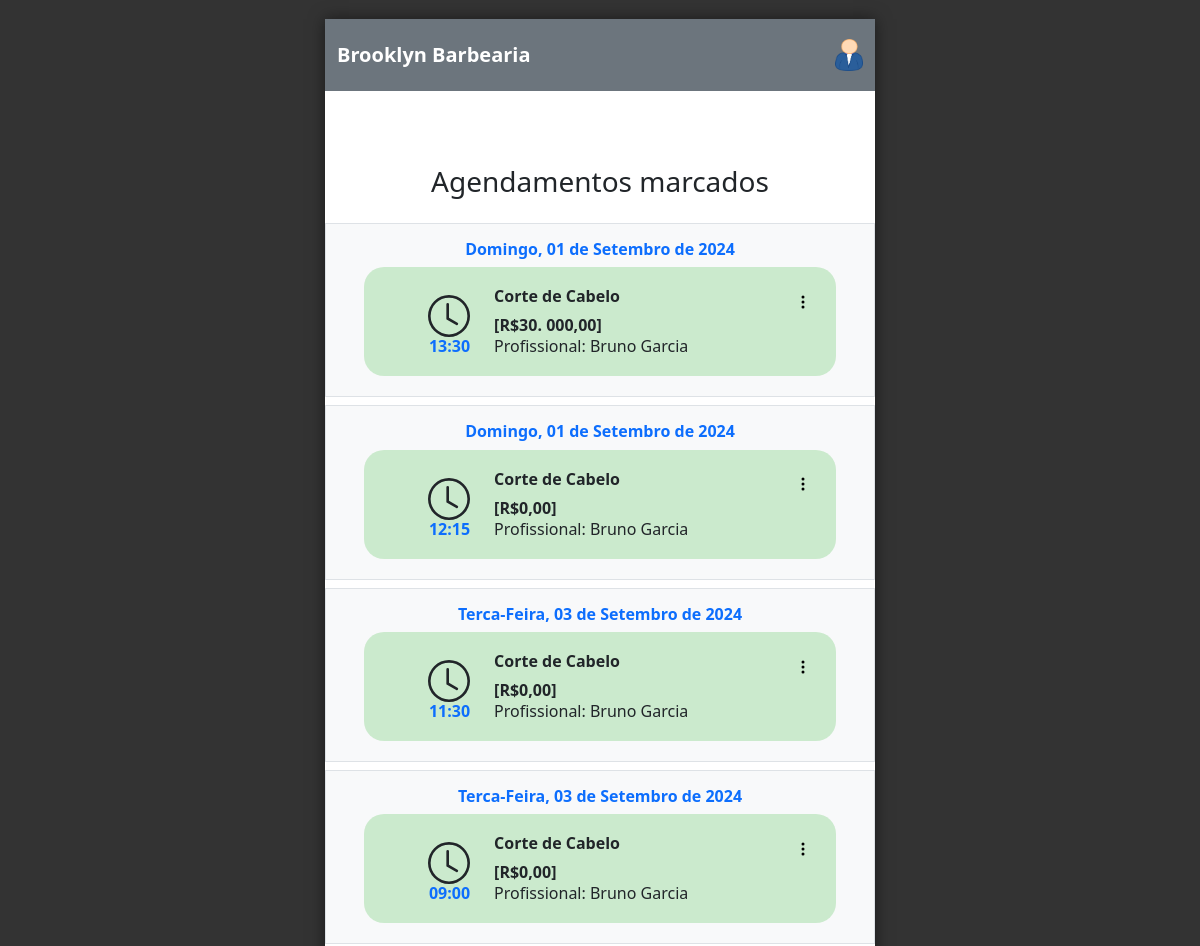
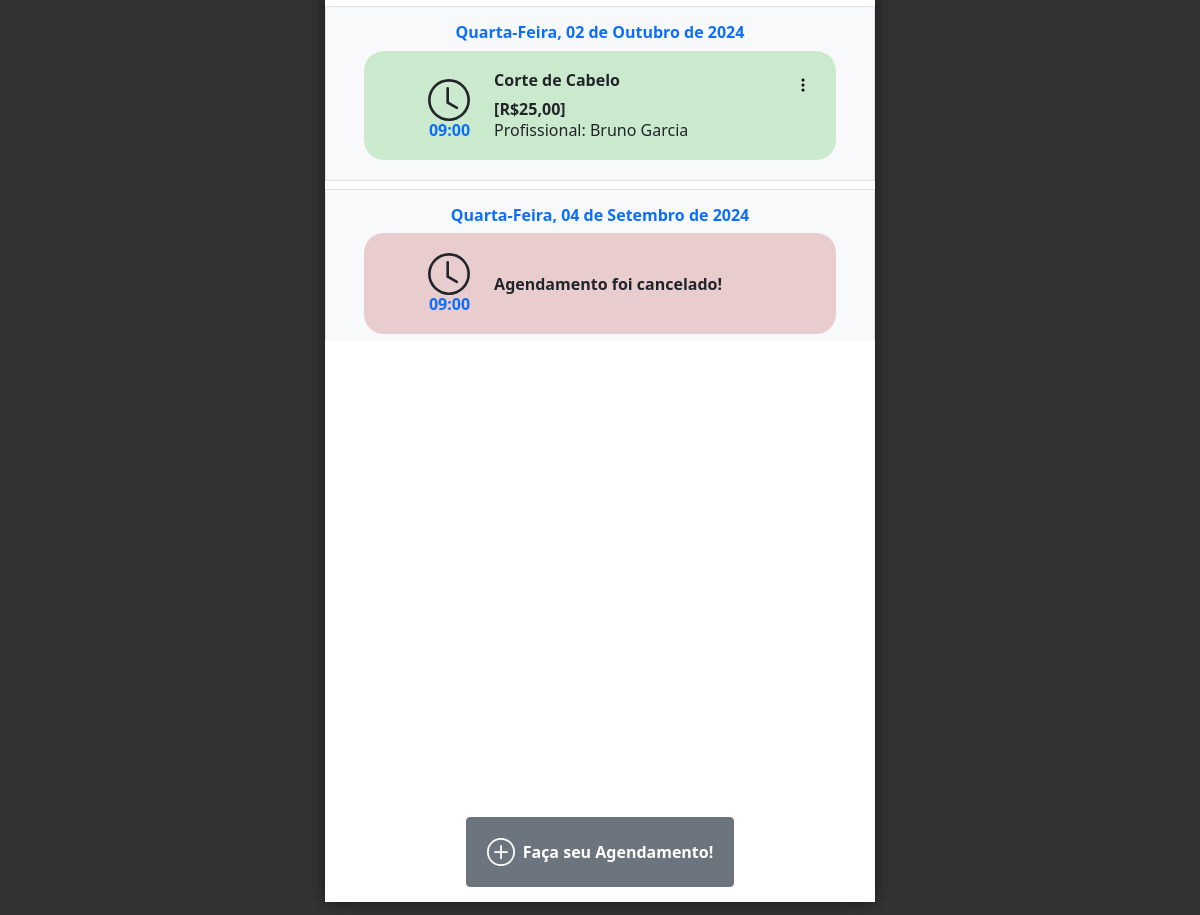
Screenshot of /client/page/index_old.php (signed in) with the database file from the repository (2 pictures, top to bottom).
### tables this page shows
CREATE TABLE IF NOT EXISTS `os_agendamento` (
`age_id` int NOT NULL AUTO_INCREMENT,
`age_cadastro` int NOT NULL ,
`age_sequencia` int NOT NULL ,
`age_usu_id` int DEFAULT NULL ,
`age_nome` varchar(255) NOT NULL ,
`age_email` varchar(355) DEFAULT NULL ,
`age_data` date NOT NULL ,
`age_horarioinicio` time NOT NULL ,
`age_horariofinal` time NOT NULL ,
`age_status` int DEFAULT 1 ,
PRIMARY KEY (`age_id`)
);

CREATE TABLE IF NOT EXISTS `os_agendamentoservico` (
`ageser_id` int NOT NULL AUTO_INCREMENT,
`ageser_age_id` int NOT NULL ,
`ageser_ser_id` int NOT NULL ,
`ageser_ativo` int DEFAULT 1 ,
PRIMARY KEY (`ageser_id`)
);

### client/page/index_old.php (the view, shortened to what this page needs)
<?php
require_once("../../src/php/connection/connection.php");
$semana = array(
  'Sun' => 'Domingo',
  'Mon' => 'Segunda-Feira',
  'Tue' => 'Terca-Feira',
  'Wed' => 'Quarta-Feira',
  'Thu' => 'Quinta-Feira',
  'Fri' => 'Sexta-Feira',
  'Sat' => 'Sábado'
);
$mes_extenso = array(
  'Jan' => 'Janeiro',
  'Feb' => 'Fevereiro',
  'Mar' => 'Marco',
  'Apr' => 'Abril',
  'May' => 'Maio',
  'Jun' => 'Junho',
  'Jul' => 'Julho',
  'Aug' => 'Agosto',
  'Nov' => 'Novembro',
  'Sep' => 'Setembro',
  'Oct' => 'Outubro',
  'Dec' => 'Dezembro'
);
if (isset($_SESSION['barber_client_id'])) {
  $id = $_SESSION['barber_client_id'];
} else {
  header("Location: ../index.php?error");
  die();
}
?>
<!DOCTYPE html>
<html lang="pt-br">
<head>
  <link href="https://cdn.jsdelivr.net/npm/bootstrap@5.0.2/dist/css/bootstrap.min.css" rel="stylesheet">
</head>
<body class="d-flex justify-content-center align-items-center justify-items-center w-100" style="height: 100vh">
  <div style="max-width: 550px; width: 550px; height: 98vh; box-shadow: 0px 0px 15px rgba(0,0,0, 0.5)" class="bg-white">
    <nav class="navbar navbar-dark pt-3 pb-3 bg-secondary">
      <div class="container-fluid">
        <a class="navbar-brand"><b>Brooklyn Barbearia</b></a>
        <div class="d-flex">
          <div class="btn-group dropstart ">
            <img src="img/user.png" style="width: 28px; height: 32px;" class="dropdown-toggle" id="dropdownMenuButton1" data-bs-toggle="dropdown" aria-expanded="false">
          </div>
        </div>
      </div>
    </nav>
    <h3 class="mb-4" style="margin-top: 4vh;">Agendamentos marcados</h3>
    <div class="scroll-height">
      <?php
      $sqlAgendamentos = "SELECT * FROM os_agendamento WHERE age_usu_id = $id AND age_status in(1,2) ORDER BY age_status";
      $queryAgendamentos = mysqli_query($connection, $sqlAgendamentos);
      $rowAgendamentos = mysqli_num_rows($queryAgendamentos);
      ?>
      <?php if ($rowAgendamentos > 0) { ?>
        <?php while ($dadosAgendamentos = mysqli_fetch_array($queryAgendamentos)) { ?>
          <?php
          $sqlServicos = "SELECT * FROM os_agendamentoservico LEFT JOIN ser_servico ON ageser_ser_id = ser_id WHERE ageser_age_id = $dadosAgendamentos[age_id]";
          $queryServicos = mysqli_query($connection, $sqlServicos);
          $rowServicos = mysqli_num_rows($queryServicos);
          $servicos = '';
          $valorFinal = 0;
          $i = 1;
          while ($dadosServicos = mysqli_fetch_array($queryServicos)) {
            if ($i < $rowServicos) {
              $servicos .= $dadosServicos['ser_nome'] . ',<br>';
            } else {
              $servicos .= $dadosServicos['ser_nome'];
            }
            $i++;
            $valorFinal += $dadosServicos['ser_valor'];
          }
          $data = date('D', strtotime($dadosAgendamentos['age_data']));
          $dia = date('d', strtotime($dadosAgendamentos['age_data']));
          $ano = date('Y', strtotime($dadosAgendamentos['age_data']));
          $mes = date('M', strtotime($dadosAgendamentos['age_data']));
          ?>
          <div class="row bg-light border border-1 m-0 mb-2">
            <p class="h6 fw-bold text-center mt-3 text-primary"><?php echo $semana["$data"] . ", {$dia} de " . $mes_extenso["$mes"] . " de {$ano}"; ?></p>
            <div class="card-format">
              <?php if ($dadosAgendamentos['age_status'] == 1) { ?>
                <div class="row card-format-body">
                <?php } else if ($dadosAgendamentos['age_status'] == 2) { ?>
                  <div class="row card-format-body-cancelled">
                  <?php } ?>
                  <div class="col-3 d-flex flex-column justify-content-end align-items-end">
                    <svg xmlns="http://www.w3.org/2000/svg" width="42" height="42" fill="currentColor" class="bi bi-clock" viewBox="0 0 16 16">
                      <path d="M8 3.5a.5.5 0 0 0-1 0V9a.5.5 0 0 0 .252.434l3.5 2a.5.5 0 0 0 .496-.868L8 8.71z" />
                      <path d="M8 16A8 8 0 1 0 8 0a8 8 0 0 0 0 16m7-8A7 7 0 1 1 1 8a7 7 0 0 1 14 0" />
                    </svg>
                    <p class="mb-0 fw-bold h6 text-primary"><?php echo date('H:i', strtotime($dadosAgendamentos['age_horarioinicio'])) ?></p>
                  </div>
                  <?php if ($dadosAgendamentos['age_status'] == 1) { ?>
                    <div class="col-9">
                      <div class="row">
                        <?php if ($dadosAgendamentos['age_status'] == 1) { ?>
                          <div class="col-10">
                          <?php } else if ($dadosAgendamentos['age_status'] == 2) { ?>
                            <div class="col-12">
                            <?php } ?>
                            <p class="mb-0 fw-bold h6"><?php echo $servicos; ?></p>
                            </div>
                            <?php if ($dadosAgendamentos['age_status'] == 1) { ?>
                              <div class="col-2">
                                <div class="dropdown">
                                  <button class="border-0 bg-transparent" type="button" id="dropdownMenuButton1" data-bs-toggle="dropdown" aria-expanded="false">
                                    <svg xmlns="http://www.w3.org/2000/svg" width="16" height="16" fill="currentColor" class="bi bi-three-dots-vertical" viewBox="0 0 16 16">
                                      <path d="M9.5 13a1.5 1.5 0 1 1-3 0 1.5 1.5 0 0 1 3 0m0-5a1.5 1.5 0 1 1-3 0 1.5 1.5 0 0 1 3 0m0-5a1.5 1.5 0 1 1-3 0 1.5 1.5 0 0 1 3 0" />
                                    </svg>
                                  </button>
                                </div>
                              </div>
                            <?php } ?>
                          </div>
                          <p class="mb-0 fw-bold">[R$<?php echo number_format($valorFinal, 2, ',', '. ');; ?>]</p>
                          <p class="mb-0 h6">Profissional: Bruno Garcia</p>
                        <?php } else if ($dadosAgendamentos['age_status'] == 2) { ?>
                          <div class="col-9 d-flex align-items-center">
                            <p class="mb-0 fw-bold">Agendamento foi cancelado!</p>
                          <?php } ?>
                          </div>
                      </div>
                    </div>
                  </div>
                <?php } ?>
              <?php } else { ?>
                <p class="text-center">Nenhum agendamento marcado!</p>
              <?php } ?>
                </div>
            </div>
            <div data-bs-toggle="modal" data-bs-target="#exampleModal" class="d-flex justify-content-center align-items-center fixed-bottom" style="margin-bottom: 2.1rem!important">
              <button class="btn btn-secondary fw-bold d-flex justify-content-center align-items-center gap-2" style="padding: 20px;">
                Faça seu Agendamento!</button>
            </div>
</body>
</html>

### client/page/index_old.php (style rules this page uses)
body { background: #333 !important; }
h1, h2, h3, h4, h5, h6 { text-align: center; }
.card-format { display: flex; align-items: center; justify-content: center; margin-bottom: 20px; }
.card-format-body { background-color: rgba(100, 200, 100, 0.3); padding-top: 20px; padding-bottom: 20px; width: 90%; border-radius: 20px; }
.card-format-body-cancelled { background-color: rgba(200, 100, 100, 0.3); padding-top: 20px; padding-bottom: 20px; width: 90%; border-radius: 20px; }
.scroll-height { overflow-y: scroll; height: 57vh; }

### rows the page displays
os_agendamento: age_data "Domingo", age_data "01", age_data "Setembro", age_data "2024", age_horarioinicio "13:30", valorFinal "30. 000,00"
os_agendamentoservico: value "Corte de Cabelo"
os_agendamento: age_data "Domingo", age_data "01", age_data "Setembro", age_data "2024", age_horarioinicio "12:15", valorFinal "0,00"
os_agendamentoservico: value "Corte de Cabelo"
os_agendamento: age_data "Terca-Feira", age_data "03", age_data "Setembro", age_data "2024", age_horarioinicio "11:30", valorFinal "0,00"
os_agendamentoservico: value "Corte de Cabelo"
os_agendamento: age_data "Terca-Feira", age_data "03", age_data "Setembro", age_data "2024", age_horarioinicio "09:00", valorFinal "0,00"
os_agendamentoservico: value "Corte de Cabelo"
os_agendamento: age_data "Quarta-Feira", age_data "02", age_data "Outubro", age_data "2024", age_horarioinicio "09:00", valorFinal "25,00"
os_agendamentoservico: value "Corte de Cabelo"
os_agendamento: age_data "Quarta-Feira", age_data "04", age_data "Setembro", age_data "2024", age_horarioinicio "09:00", age_status "Agendamento foi cancelado!"
